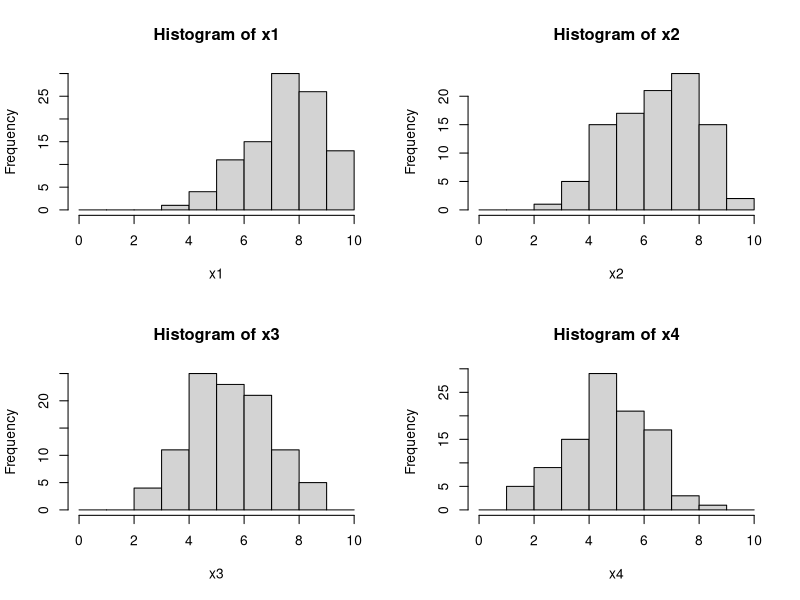
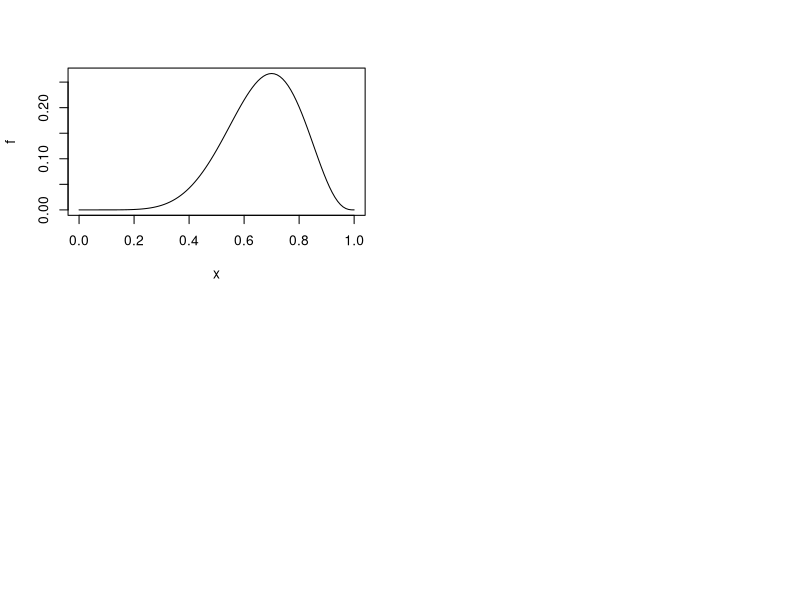
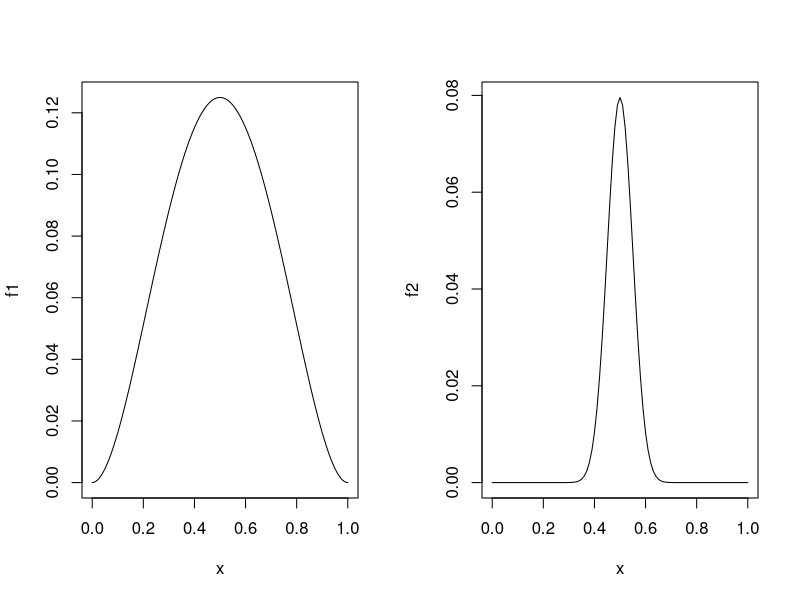
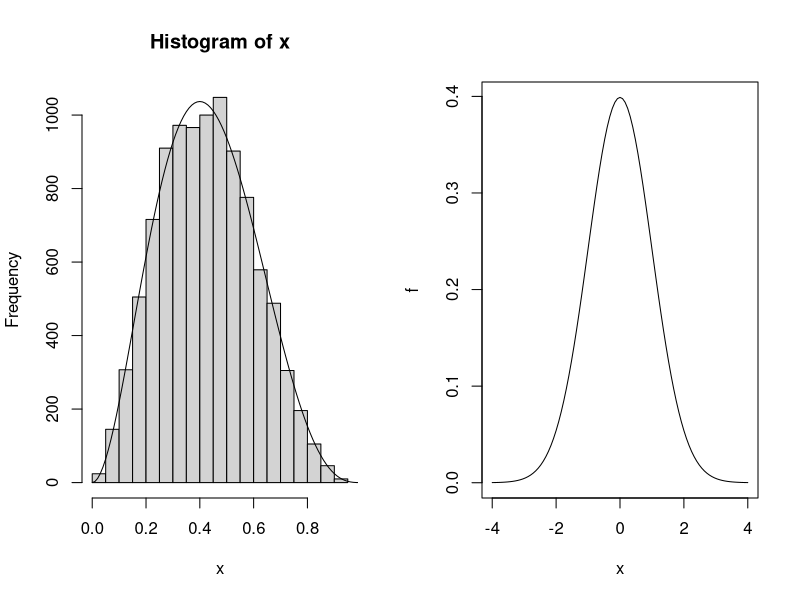
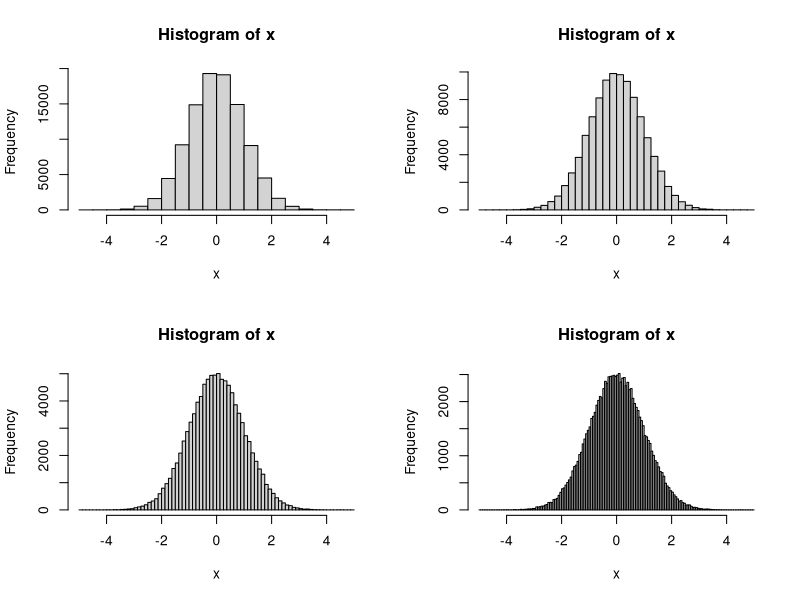
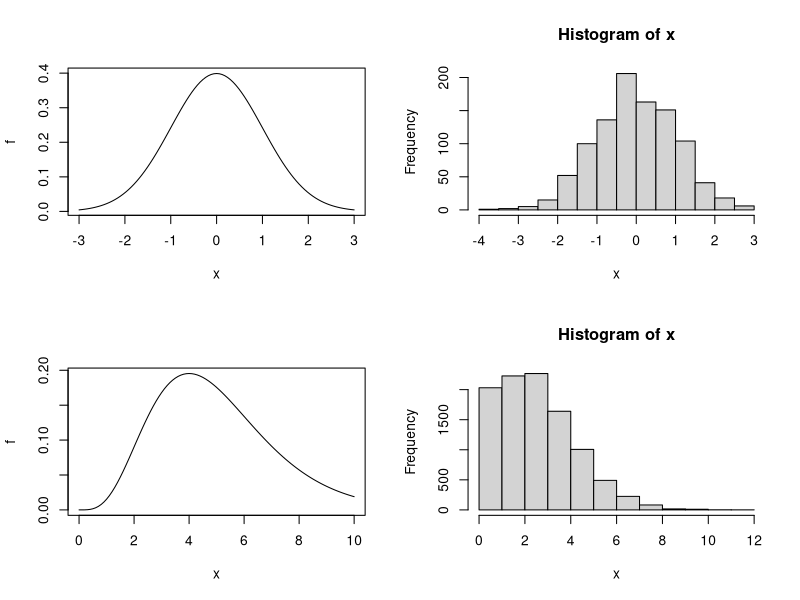
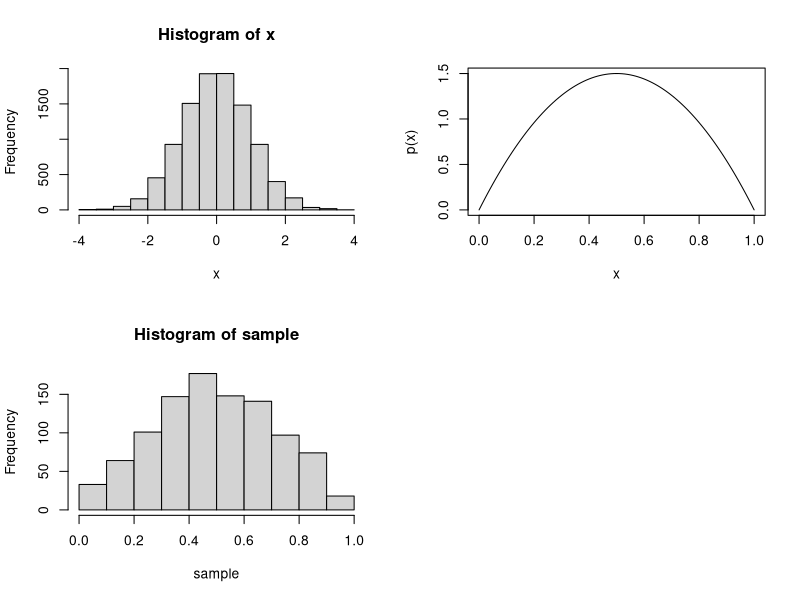

Reproduce these figures in R, in order.
## ---- chunk 1
x <- rbinom(n = 1, size = 10, prob = 0.7)
x
y <- rbinom(n = 1, size = 10, prob = 0.6)
y
z <- rbinom(n = 1, size = 10, prob = 0.5)
z
## ---- chunk 2
x1 <- rbinom(n = 100, size = 10, prob = 0.8)
x1
x2 <- rbinom(n = 100, size = 10, prob = 0.7)
x2
x3 <- rbinom(n = 100, size = 10, prob = 0.6)
x3
x4 <- rbinom(n = 100, size = 10, prob = 0.5)
x4
par(mfrow=c(2,2))
hist(x1, breaks = 0:10)
hist(x2, breaks = 0:10)
hist(x3, breaks = 0:10)
hist(x4, breaks = 0:10)
## ---- chunk 3
f <- function(p){120*p^7*(1-p)^3}
plot(f, 0, 1)
## ---- chunk 4
f1 <- function(p){choose(2,1) * p^2 * (1-p)^2}
f2 <- function(p){choose(100,50) * p^50 * (1-p)^50}

par(mfrow=c(1,2))
plot(f1, 0, 1)
plot(f2, 0, 1)
## ---- chunk 5
rbinom(n = 10, size = 1, prob = 0.75)
rbinom(n = 10, size = 1, prob = 0.25)
## ---- chunk 6
rbinom(n = 1, size = 5, prob = 0.75)
rbinom(n = 1, size = 5, prob = 0.25)
## ---- chunk 7
n <- 10000
alpha <- 3
beta <- 4
x<-rbeta(n = n, shape1 = alpha, shape2 = beta)
f <- function(x){x^(alpha-1)*(1-x)^(beta-1)*n*0.05/beta(alpha, beta)}
hist(x)
plot(f,0,1, add=TRUE)
## ---- chunk 8
mu <- 0
sigma <- 1
f <- function(x){(1/sqrt(2*pi)*sigma)*exp(-(x-mu)^2/(2*sigma^2))}
plot(f,-4,4)
## ---- chunk 9
N <- 100000
x <- rnorm(N)
par(mfrow=c(2,2))
hist(x,breaks = (0:20)/2-5)
hist(x,breaks = (0:40)/4-5)
hist(x,breaks = (0:80)/8-5)
hist(x,breaks = (0:160)/16-5)
## ---- chunk 10
mu <- 0
sigma <- 1
f <- function(x){(1/sqrt(2*pi)*sigma)*exp(-(x-mu)^2/(2*sigma^2))}
plot(f,-3,3)
## ---- chunk 11
pnorm(1)
## ---- chunk 12
mu <- 0
sigma <- 1
N <- 1000
x <- rnorm(n = N, mean = mu, sd = sigma)
hist(x)
## ---- chunk 13
theta <- 1
k <- 5
f <- function(x){exp(-x*theta)*x^{k-1}*theta^k/gamma(k)}
plot(f,0,10)
## ---- chunk 14
x<-c(8,4,5,5,7,9,7,5,5,4)
## ---- chunk 15
N <- 10000
lambda <- 3
x <- rpois(n = N, lambda = lambda)
hist(x,breaks=0:max(x))
## ---- chunk 16
x<-c(8,4,5,5,7,9,7,5,5,4)
L <- function(lambda){
  lik <- 1
  for (i in 1:length(x)){
    lik <- lik * exp(-lambda)*lambda^x[i]/factorial(x[i])
  }
  return(lik)
}
## ---- chunk 17
x <- c(102.3,100.4,99.3,100.2,100.3,99.4,101.5,99.3,98.9,100.1)
## ---- chunk 18
x <- c(102.3,100.4,99.3,100.2,100.3,99.4,101.5,99.3,98.9,100.1)
L <- function(mu, sigma){
  L <- 1
  for(i in 1:10){
    L <- L*dnorm(x[i],mu,sigma)
  }
}
## ---- chunk 19
N<-10000
x<-rnorm(N)
hist(x)
## ---- chunk 20
sample <- function(n){
  x <- c()
  for(i in 1:n){
    r <- runif(2)
    x[i] <- ifelse(r[1]^2+r[2]^2<1, 1, 0)
  }
  return(x)
}

N <- 1000
4*sum(sample(N))/N
## ---- chunk 21
p <- function(x){
  return(-6*x*(x-1))
}
x<-0:100/100
plot(x,p(x),'l')

step <- function(x){
  x_next <- x + runif(1, min=-1, max=1)#この幅は調整する
  r <- p(x_next)/p(x)
  if(r > 1){
    return(x_next)
  }
  else{
    q <- runif(1)
    if(r>q) return(x_next)
    else return(x)
  }
}
sample <- c()
sample[1] <- runif(1)
N <- 1000
for(i in 1:(N-1)){
  sample[i+1] <- step(sample[i])
}
hist(sample)
